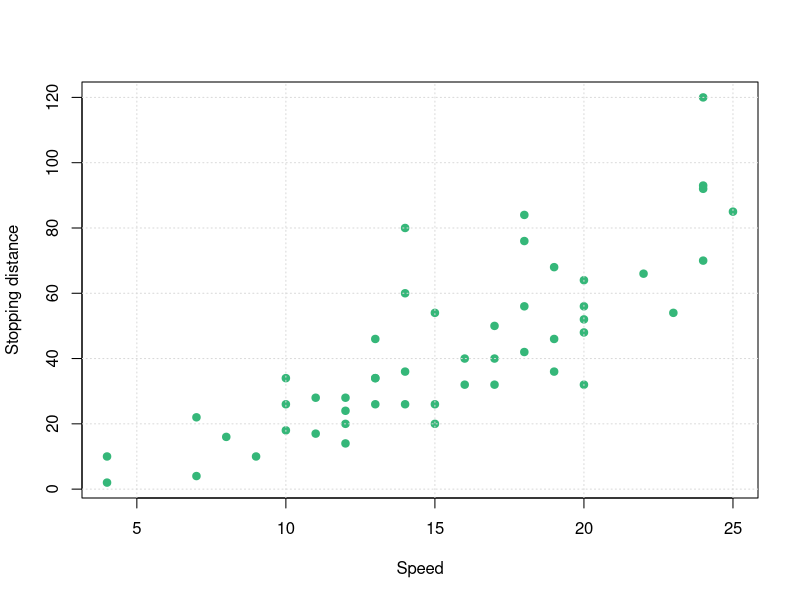

The R script that drew this image:
## ---- chunk 1
#| label: fig-r-stopping-distance
#| fig-cap: "Speed and stopping distance in the cars dataset"
#| fig-alt: "A scatter plot showing stopping distance increasing with speed"

plot(
  cars$speed,
  cars$dist,
  pch = 19,
  col = "#35b779",
  xlab = "Speed",
  ylab = "Stopping distance"
)
grid(col = "grey85")
